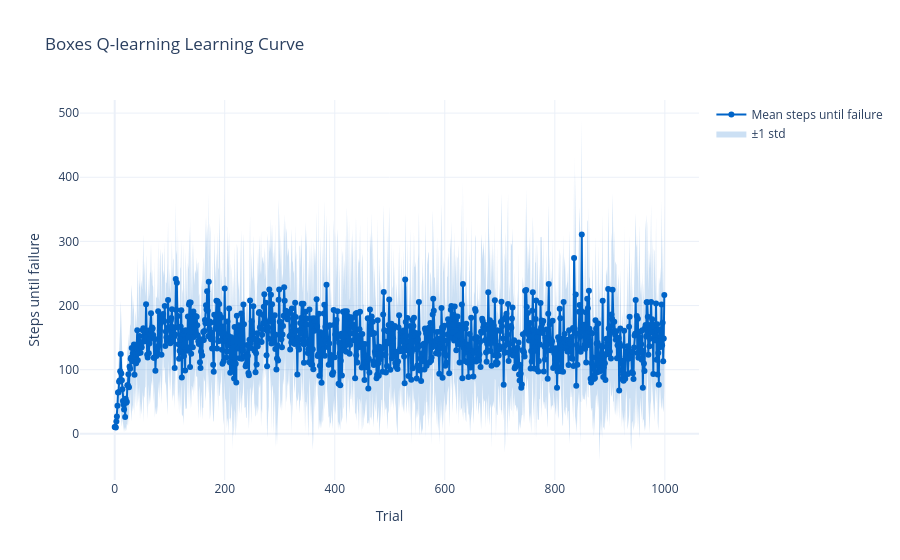

Notebook code for this chart:
### Code cell
import sys
sys.path.append('..')
from utils.plotting import plot_trial_results
mean_curve = all_trial_results.mean(axis=0)
std_curve = all_trial_results.std(axis=0)
plot_trial_results(model_name, mean_curve, std_curve)

### Figure 1 — Plotly figure (JSON) as saved in the notebook; plotly's stock layout.template omitted (floating-point values rounded to 4 significant figures; data arrays with more than 128 entries replaced by an {"elided": "..."} marker saying what was removed)
{"data": [{"hoverinfo": "skip", "line": {"width": 0}, "mode": "lines", "showlegend": false, "type": "scatter", "x": {"elided": "1000 int values"}, "y": {"elided": "1000 float values"}}, {"fill": "tonexty", "fillcolor": "rgba(0, 100, 200, 0.2)", "hoverinfo": "skip", "line": {"width": 0}, "mode": "lines", "name": "±1 std", "type": "scatter", "x": {"elided": "1000 int values"}, "y": {"elided": "1000 float values"}}, {"line": {"color": "rgb(0, 100, 200)"}, "mode": "lines+markers", "name": "Mean steps until failure", "type": "scatter", "x": {"elided": "1000 int values"}, "y": {"elided": "1000 float values"}}], "layout": {"title": {"text": "Boxes Q-learning Learning Curve"}, "xaxis": {"title": {"text": "Trial"}}, "yaxis": {"title": {"text": "Steps until failure"}}}}
